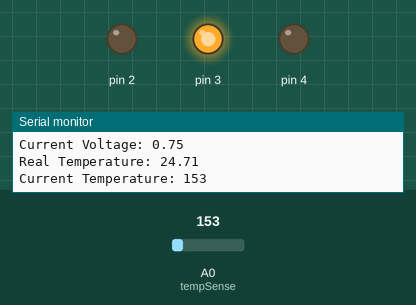
Recording of a sketch running on a simulated Arduino Uno, built with avr-gcc and run on an emulated ATmega328P. Shown: output pins drawn as LEDs (lit = HIGH), the last lines printed to the serial monitor. The inputs (shaded band) are chosen by the test bench; at power-on: A0 (tempSense) = 153.

Above: at 1.2 s.
1.3 s: A0 (tempSense) set to 133
At 1.7 s:
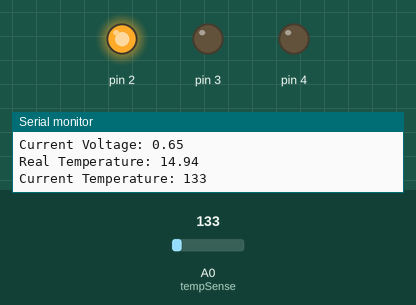
2.9 s: A0 (tempSense) set to 165
At 3.8 s:
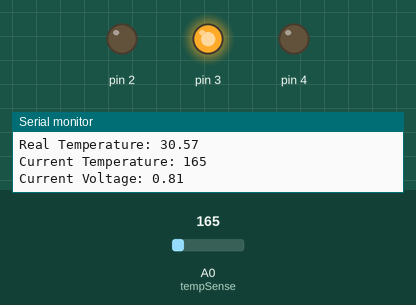
Timing chart, 0 to 5.9 s (numbered marks = the images above; inputs shaded):
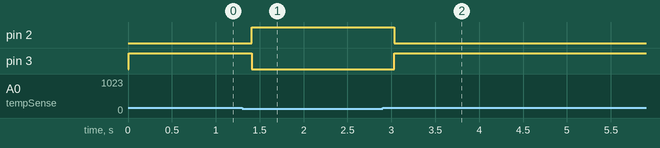

Measured:
- the behaviour switches between 144 and 143 on A0 (tempSense) (found by bisection; images 0 and 1)
- after the input at 1.3 s, pin 2: LOW → HIGH after 0.11 s; pin 3: HIGH → LOW after 0.11 s
- after the input at 2.9 s, pin 2: HIGH → LOW after 0.13 s; pin 3: LOW → HIGH after 0.13 s

The sketch:

project3_code.ino
```cpp
const int tempSense = A0;			 // Temperature reading pin
const float baseTemp = 20.0;	 	 // Baseline reference temperature
float voltage = 0.0;				 // Current voltage on A0
float realTemp = 0.0;				 // Current temp in Celcius

void setup() {
  Serial.begin(9600);				 // Set serial port to 9600 bits per second
  for (int i = 2; i < 5; i++)
	pinMode (i, OUTPUT);
}

void loop() {
    // Read value from analog pin into temp variable
	int temp = analogRead(tempSense);
  	Serial.print("\nCurrent Temperature: ");
  	Serial.print(temp);

    // Convert temp value into a voltage reading
  	voltage = (temp / 1024.0) * 5.0;
  	Serial.print("\nCurrent Voltage: ");
  	Serial.print(voltage);

    // Convert voltage reading into temperature in degrees Celcius
  	realTemp = (voltage - 0.5) * 100;
  	Serial.print("\nReal Temperature: ");
  	Serial.print(realTemp);

  // Set lights on or off based on temperature reading
  if (realTemp < 0) {
    for (int i = 2; i < 5; i++)
      digitalWrite (i, LOW);
  }
  else if ((realTemp > 0) && (realTemp <= 20)) {
    digitalWrite (2, HIGH);
    digitalWrite (3, LOW);
    digitalWrite (4, LOW);
  }
  else if ((realTemp > 20) && (realTemp <= 100)) {
    digitalWrite (2, LOW);
    digitalWrite (3, HIGH);
    digitalWrite (4, LOW);
  }
  else if (realTemp > 100) {
    digitalWrite (2, LOW);
    digitalWrite (3, LOW);
    digitalWrite (4, HIGH);
  }
  else {
    for (int i = 2; i < 5; i++)
      digitalWrite (i, HIGH);
  }
}
```
